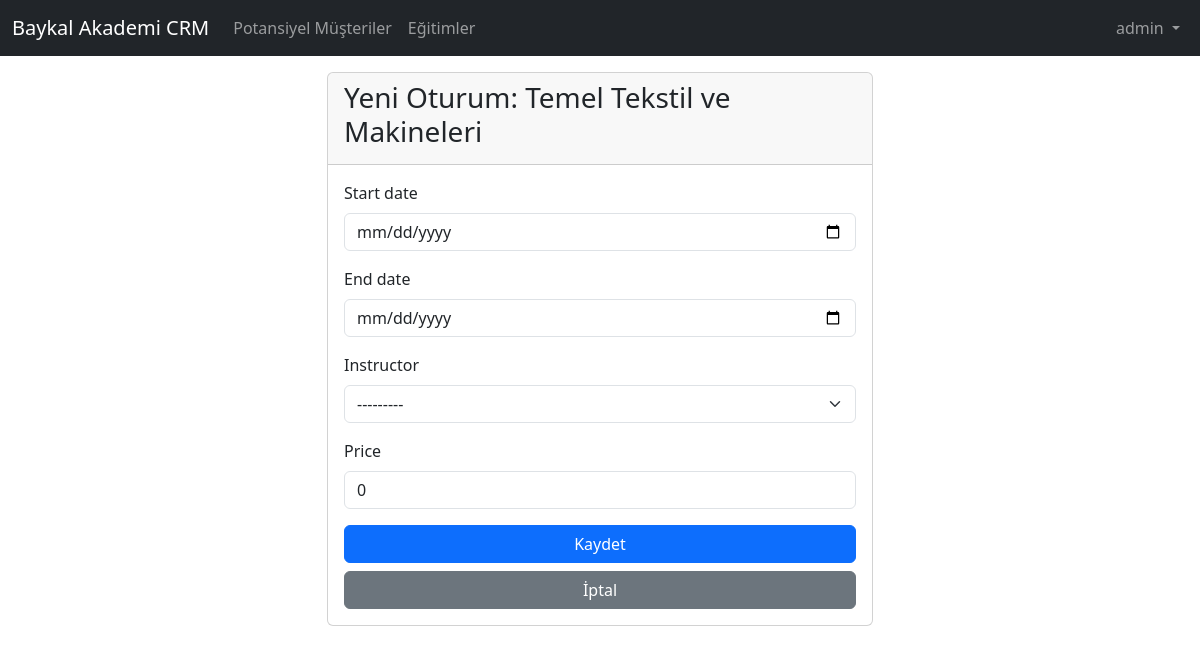
The page /training/1/add-session/ (signed in) on the database as committed earlier.
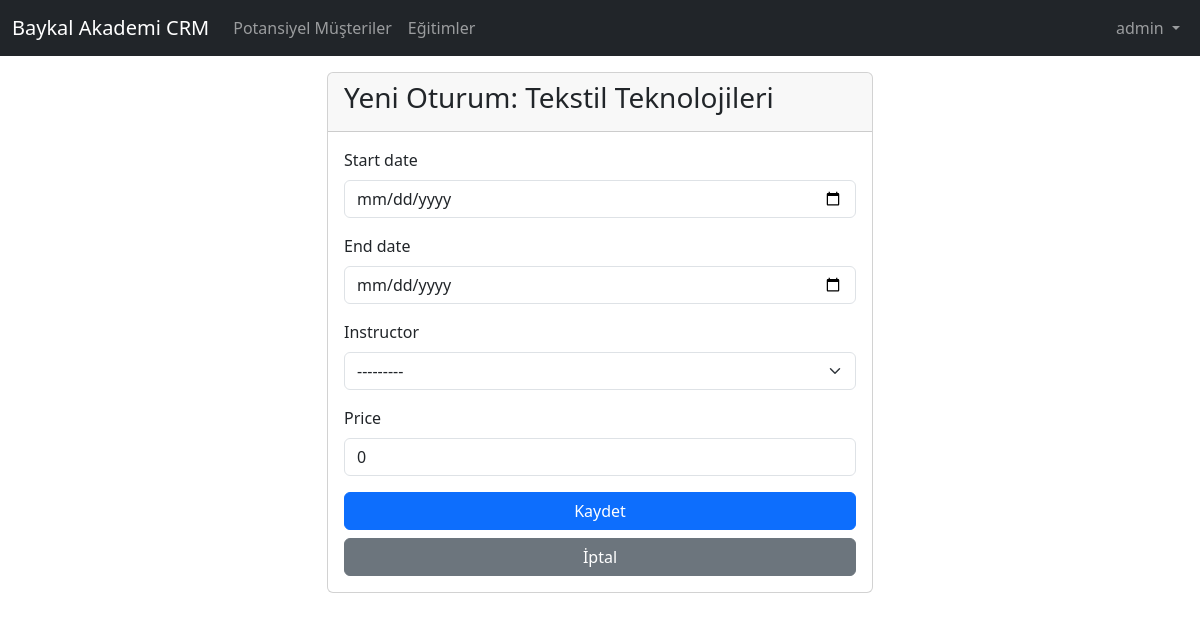
The same page on the database as committed later.
### core/models.py (models this page shows, shortened)
class Training(models.Model):
    name = models.CharField(max_length=200)
    description = models.TextField(blank=True, null=True)
    default_duration = models.IntegerField(help_text="Duration in hours or days", blank=True, null=True)
    is_active = models.BooleanField(default=True)

### core/views.py (the view)
# urls.py: path('training/<int:training_id>/add-session/', views.session_create, name='session_create'),
@login_required
def session_create(request, training_id):
    training = get_object_or_404(Training, pk=training_id)
    if request.method == 'POST':
        form = TrainingSessionForm(request.POST)
        if form.is_valid():
            session = form.save(commit=False)
            session.training = training
            session.save()
            return redirect('training_detail', pk=training.id)
    else:
        form = TrainingSessionForm(initial={'price': 0})
    return render(request, 'core/session/session_form.html', {'form': form, 'training': training})

### core/forms.py
class TrainingSessionForm(forms.ModelForm):
    class Meta:
        model = TrainingSession
        fields = ['start_date', 'end_date', 'instructor', 'price']
        widgets = {
            'start_date': forms.DateInput(attrs={'type': 'date'}, format='%Y-%m-%d'),
            'end_date': forms.DateInput(attrs={'type': 'date'}, format='%Y-%m-%d'),
        }

### core/templates/core/session/session_form.html (shortened to what this page needs)
{% extends 'core/base.html' %}
{% block content %}
<div class="row justify-content-center">
    <div class="col-md-6">
        <div class="card">
            <div class="card-header">
                <h3>Yeni Oturum: {{ training.name }}</h3>
            </div>
            <div class="card-body">
                <form method="post">
                    {% for field in form %}
                    <div class="mb-3">
                        <label for="{{ field.id_for_label }}" class="form-label">{{ field.label }}</label>
                        {{ field }}
                    </div>
                    {% endfor %}
                    <div class="d-grid gap-2">
                        <button type="submit" class="btn btn-primary">Kaydet</button>
                        <a href="{% url 'training_detail' training.id %}" class="btn btn-secondary">İptal</a>
                    </div>
                </form>
            </div>
        </div>
    </div>
</div>
{% endblock %}

Rows that differ between the two databases and show on the page:
changed Training: name "Temel Tekstil ve Makineleri" → "Tekstil Teknolojileri"
